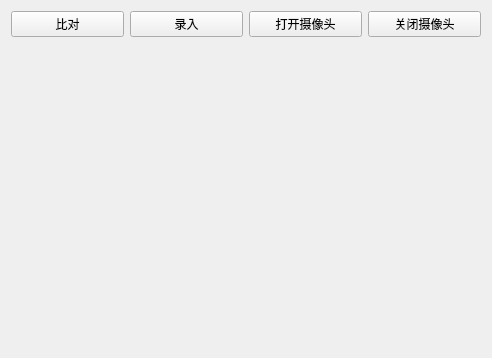
<?xml version="1.0" encoding="UTF-8"?>
<ui version="4.0">
 <class>widget</class>
 <widget class="QWidget" name="widget">
  <property name="geometry">
   <rect>
    <x>0</x>
    <y>0</y>
    <width>492</width>
    <height>358</height>
   </rect>
  </property>
  <property name="windowTitle">
   <string>Form</string>
  </property>
  <layout class="QGridLayout" name="gridLayout">
   <item row="0" column="0">
    <widget class="QPushButton" name="loginBtn">
     <property name="text">
      <string>比对</string>
     </property>
    </widget>
   </item>
   <item row="0" column="1">
    <widget class="QPushButton" name="inputFaceBtn">
     <property name="text">
      <string>录入</string>
     </property>
    </widget>
   </item>
   <item row="0" column="2">
    <widget class="QPushButton" name="cameraOpen">
     <property name="text">
      <string>打开摄像头</string>
     </property>
    </widget>
   </item>
   <item row="0" column="3">
    <widget class="QPushButton" name="cameraClose">
     <property name="text">
      <string>关闭摄像头</string>
     </property>
    </widget>
   </item>
   <item row="1" column="0" colspan="4">
    <widget class="QLabel" name="cameraLab">
     <property name="text">
      <string/>
     </property>
    </widget>
   </item>
  </layout>
 </widget>
 <resources/>
 <connections/>
</ui>
